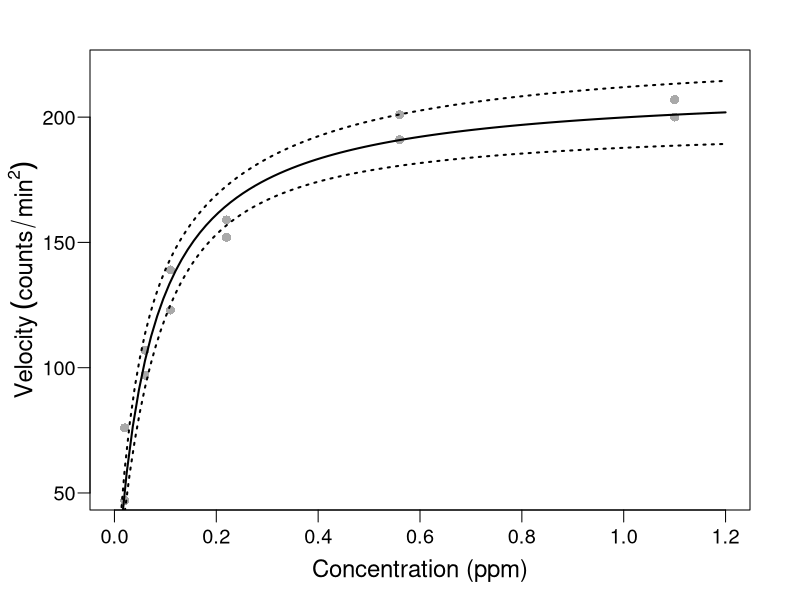
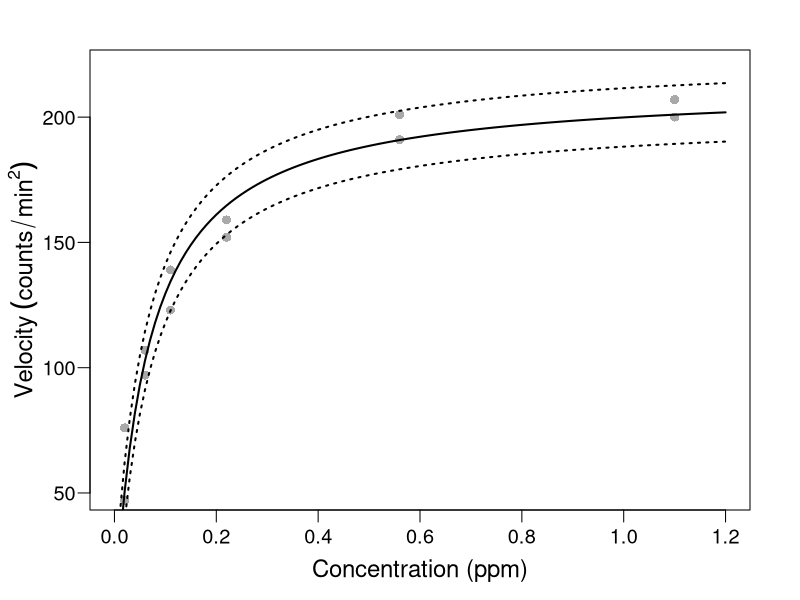
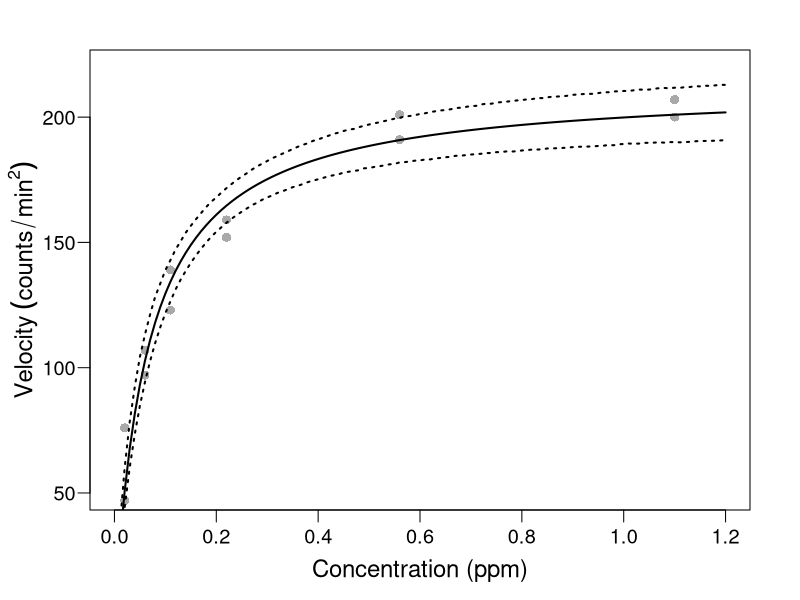
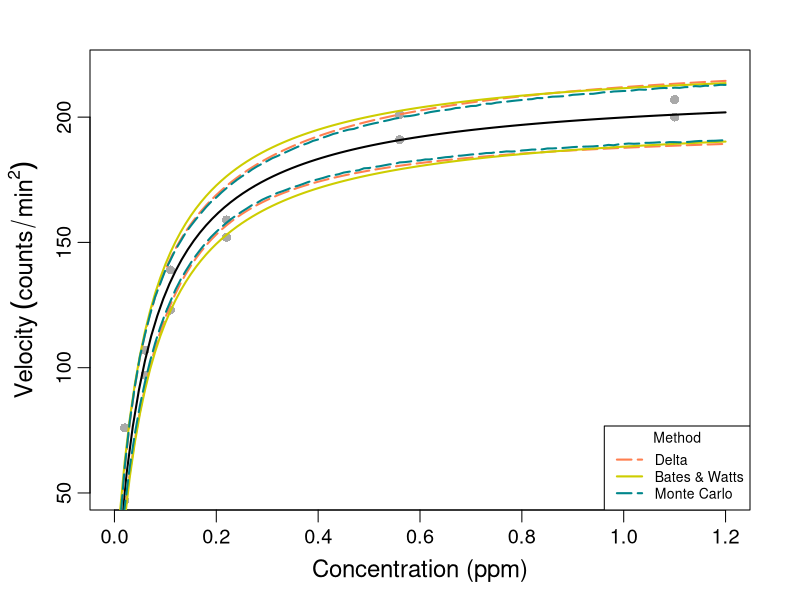

The R script that drew these images, in order:

# reading data.
data = read.csv("Puromycin.csv")


################################################################################
################ Least Squares Estimators ##############################
################################################################################

nonlinearmod = nls(Velocity ~ beta1*Conc/(beta2 + Conc), data = data, 
                   start = list(beta1=205, beta2=0.08),
                   trace = TRUE)
summary(nonlinearmod)


# Confidence intervals for the mean response.

# Delta method

#-------------------------------------------------------------------------------

fgh2 <- deriv(Velocity ~ beta1*Conc/(beta2 + Conc), c("beta1", "beta2"), 
              function(beta1, beta2, Conc){} ) 

x.new <- seq(0.01, 1.2, by=0.01)
beta2.est <- coef(nonlinearmod)
f.new <- fgh2(beta2.est[1],beta2.est[2], x.new)

g.new <- attr(f.new,"gradient")
V.beta2 <- vcov(nonlinearmod)
GS=rowSums((g.new%*%V.beta2)*g.new)

t <- qt(0.975,10)
deltaf <- sqrt(GS)*t

ci.lines<-function(){
  
  yv <- f.new
  ci<-deltaf
  uyv<-yv+ci
  lyv<-yv-ci
  lines(x.new,uyv, lty=3, lwd=2, col = "black")
  lines(x.new,lyv, lty=3, lwd=2, col = "black")
    }

par(mfrow=c(1,1),mai=c(0.9,0.9,0.5,0.5),mgp=c(2.0,0.6,0),cex=1.2)
plot(data$Conc,data$Velocity,pch=16,main="", cex.lab=1.2, 
     xlab = "Concentration (ppm)", 
     ylab= expression(Velocity ~ (counts/min^2)), xlim = c(0, 1.2),
     ylim = c(50,220), col = "darkgray", las = 1)
x <- seq(0,1.2,0.01)
curve(212.7*x/(0.06412+ x), add = TRUE, col = "black", lwd =2)
ci.lines()


# Bates & Watts Approach (1988, p. 59)
#-------------------------------------------------------------------------------

# Matrix containing regressors
X = matrix(cbind(rep(1,12),data$Conc),12,2)
X

# Vector containing response values
y <- matrix(data$Velocity)
y

# Gauss-Newton method
# The expectation function eta(theta) is approximated by
# eta(theta) = eta(theta^0) + V^0(theta-theta^0), as a result
# of first order Taylor series
# Residuals zeta(theta) are approximated by
# zeta(theta) = zeta^0 - V^0*delta, with delta = theta-theta^0.
# A Gauss increment delta^0 is calculates to minimize
# the approximate residual sum of squares ||zeta^0-V^0*delta||^2

puromycin = function(Conc,theta1,theta2){
  Vel = theta1*Conc/(theta2+Conc)
  return(as.matrix(Vel))
}

#  Initial theta = (205,0.08)^T
theta = matrix(c(205.0,0.08),2,1)
pred = round(puromycin(data$Conc,theta[1],theta[2]),2)
pred

# Creating a dataframe to reproduce Table 2.1 from 
# Bates & Watts (1988), p. 41
table = as.data.frame(cbind(rep(1:length(data$Conc)), X[,2], y, pred))
names(table) = c("Obs", "x", "y", "predicted_0")

# Calculating residuals and appending them to the 
# table dataframe 
table$residual_0 = table$y - table$predicted

# Derivative matrix
derivative = function(Conc,theta1,theta2){
  d1 = round(Conc/(theta2+Conc),4)
  d2 = round(-theta1*Conc/(theta2+Conc)^2,2)
  return(as.matrix(cbind(d1,d2)))
}

# Calculating derivative matrix  (V^0) for all observations 
# and initial theta
V_0 = derivative(data$Conc,theta[1],theta[2])
V_0

table$der_theta1_0 = V_0[,1]
table$der_theta2_0 = V_0[,2]

# Calculating residual sum of squares for initial iteration
rss0 = sum(table$residual_0^2)

# QR decomposition of the derivative matrix V^0, with  
# the result given in a compact form
QR =qr(V_0)
QR$qr

# Reconstructing Q and R matrices from a QR object.
# In this case we obtain Q1 and R1
Q1 = qr.Q(QR)
Q1
R1 = qr.R(QR)
R1

# Checking that V_0=Q1*R1
V_0_alt = Q1%*%R1
V_0_alt


# Defining a residual vector from the corresponding column
# in table dataframe
z_0 = matrix(table$residual)

# Calculating w1=Q1^T*z_0
w1 = t(Q1)%*%z_0

# We know that R1*delta_0=w1. Then delta_0=inverse(R1)*w1
delta_0 = round(solve(R1)%*%w1,3)
delta_0

#  Updating theta = (213.03,0.063)^T
theta1 = theta + delta_0
table$predicted_1 = round(puromycin(data$Conc,theta1[1],theta1[2]),2)

# Calculating new residuals 
table$residual_1 = table$y - table$predicted_1

# Calculating residual sum of squares for new iteration
rss1 = sum(table$residual_1^2)

# rss1 (1205) is smaller than rss (3155). So we move to theta1
# and perform another iteration.
# The process is repeated until there is  change in the 
# residual sum of squares.
# Convergence is reached at theta = (212.7,0.0641)
theta_opt = matrix(c(212.7,0.0641),2,1)

# Optimal predicted values
table$predicted_opt = round(puromycin(data$Conc,theta_opt[1],theta_opt[2]),2)

# Calculating derivative matrix  (V^0) for all observations 
# and optimal theta
V_0_opt = derivative(data$Conc,theta_opt[1],theta_opt[2])
V_0_opt

table$der_theta1_opt = V_0_opt[,1]
table$der_theta2_opt = V_0_opt[,2]

# Calculating optimal residuals 
table$residual_opt = table$y - table$predicted_opt

# Calculating residual sum of squares for initial iteration
rss_opt = sum(table$residual_opt^2)

# QR decomposition of the derivative matrix V^0, with  
# the result given in a compact form
QR_opt =qr(V_0_opt)
QR_opt$qr

# Reconstructing Q and R matrices from a QR object.
# In this case we obtain Q1 and R1
Q1_opt = qr.Q(QR_opt)
Q1_opt
R1_opt = qr.R(QR_opt)
R1_opt

# Bands for the expected responses at Conc=0.4
y0.4 = round(puromycin(0.4,theta_opt[1],theta_opt[2]),1)
y0.4

# Derivative vector
v = derivative(0.4,theta_opt[1],theta_opt[2])
v

# v^T*inverse(R1)
vTinvR = v%*%solve(R1_opt)
vTinvR

# Norm  of the vector vTinvR
norm1 = sum(vTinvR*vTinvR)^0.5
norm1

# Plotting bands for  expected response
s = sqrt(rss_opt/10)
EFE = qf(0.95,2,10)
P = 2

xnew <- seq(0,1.2,0.01) #range
ynew = theta_opt[1]*xnew/(theta_opt[2] + xnew) 
par(mfrow=c(1,1),mai=c(0.9,0.9,0.5,0.5),mgp=c(2.0,0.6,0), cex=1.2)
plot(data$Conc, data$Velocity, pch=16, col = "darkgray", las =1,
     xlab = "Concentration (ppm)",
     ylab = expression(Velocity ~ (counts/min^2)),
     xlim = c(0,1.2),
     ylim = c(50,220), cex.lab =1.2)
lines(xnew,ynew,lwd=2)
lines(xnew,ynew+s*norm1*sqrt(P*EFE),lwd=2,lty=3,col="black")
lines(xnew,ynew-s*norm1*sqrt(P*EFE),lwd=2,lty=3,col="black")


# Monte Carlo simulation
#-------------------------------------------------------------------------------

predictNLS_MC <- function(object, var.pred, newdata, level = 0.95, 
                          nsim = 10000, ...)
{
      require(MASS, quietly = TRUE)
      
      ## get right-hand side of formula
      RHS <- as.list(object$call$formula)[[3]]
      EXPR <- as.expression(RHS)
      
      ## coefficients
      COEF <- coef(object)
      
      ## get variance-covariance matrix
      VCOV <- vcov(object)
      
      ## augment variance-covariance matrix for 'mvrnorm' 
      ## by adding a column/row for 'error in x'
      NCOL <- ncol(VCOV)
      ADD1 <- c(rep(0, NCOL))
      ADD1 <- matrix(ADD1, ncol = 1)
      colnames(ADD1) <- var.pred
      VCOV <- cbind(VCOV, ADD1)
      ADD2 <- c(rep(0, NCOL + 1))
      ADD2 <- matrix(ADD2, nrow = 1)
      rownames(ADD2) <- var.pred
      VCOV <- rbind(VCOV, ADD2) 
      
      NR <- nrow(newdata)
      varPLACE <- ncol(VCOV)
      outMAT <- NULL  
      
      for (i in 1:NR) {
            
            ## get predictor values and optional errors
            predVAL <- newdata[i, 1.2]
            predERROR <- 0
            names(predVAL) <- var.pred
            names(predERROR) <- var.pred
            
            ## create mean vector for 'mvrnorm'
            MU <- c(COEF, predVAL)
            
            ## create variance-covariance matrix for 'mvrnorm'
            ## by putting error^2 in lower-right position of VCOV
            newVCOV <- VCOV
            newVCOV[varPLACE, varPLACE] <- predERROR^2
            
            ## create MC simulation matrix
            simMAT <- mvrnorm(n = nsim, mu = MU, Sigma = newVCOV, 
                              empirical = TRUE)
            
            ## evaluate expression on rows of simMAT
            EVAL <- eval(EXPR, envir = as.data.frame(simMAT))
            
            ## collect statistics
            PRED <- data.frame(predVAL)
            colnames(PRED) <- var.pred
            FITTED <- predict(object, newdata = data.frame(PRED))
            MEAN.sim <- mean(EVAL, na.rm = TRUE)
            SD.sim <- sd(EVAL, na.rm = TRUE)
            QUANT <- quantile(EVAL, c((1 - level)/2, level + (1 - level)/2),
                              na.rm=TRUE)
            RES <- c(FITTED, MEAN.sim, SD.sim, QUANT[1], QUANT[2])
            outMAT <- rbind(outMAT, RES)
      }
      
      colnames(outMAT) <- c("fit", "mean", "sd", names(QUANT[1]), 
                            names(QUANT[2]))
      rownames(outMAT) <- NULL
      
      return(outMAT)  
}

Ajustados <- predictNLS_MC(object=nonlinearmod, var.pred = "Conc", 
                           newdata = data.frame(x.new))
Ajustados <- as.data.frame(Ajustados)
plot(data$Conc, data$Velocity, pch=16, col = "darkgray", las =1, cex.lab=1.2,
     xlab = "Concentration (ppm)",
     ylab = expression(Velocity ~ (counts/min^2)),ylim=c(50,220), xlim = c(0,1.2) )
lines(seq(0.01,1.2,0.01),Ajustados$fit,lwd=2)
lines(seq(0.01,1.2,0.01),Ajustados$`2.5%`,lwd=2, lty=3)
lines(seq(0.01,1.2,0.01),Ajustados$`97.5%`,lwd=2, lty=3)


# Graphic representation of the intervals.

plot(data$Conc,data$Velocity,pch=16,main="", cex.lab=1.2, 
     xlab = "Concentration (ppm)", 
     ylab= expression(Velocity ~ (counts/min^2)), xlim = c(0, 1.2),
     ylim = c(50,220), col = "darkgray")
x <- seq(0,1.2,0.01)
curve(212.7*x/(0.06412+ x), add = TRUE, col = "black", lwd =2)
ci.lines<-function(){
  
  yv <- f.new
  ci<-deltaf
  uyv<-yv+ci
  lyv<-yv-ci
  lines(x.new,uyv, lty=5, lwd=2, col = "coral")
  lines(x.new,lyv, lty=5, lwd=2, col = "coral")
}
ci.lines()
lines(xnew,ynew+s*norm1*sqrt(P*EFE),lwd=2,lty=1, col = "yellow3" )
lines(xnew,ynew-s*norm1*sqrt(P*EFE),lwd=2,lty=1, col = "yellow3" )
lines(seq(0.01,1.2,0.01),Ajustados$`2.5%`,lwd=2, lty=5, col = "turquoise4")
lines(seq(0.01,1.2,0.01),Ajustados$`97.5%`,lwd=2, lty=5, col = "turquoise4")
legend(x = "bottomright", c("Delta", "Bates & Watts", "Monte Carlo"),
       lty =c(5,1,5), lwd = c(2,2,2), 
       col = c("coral", "yellow3", "turquoise4"), cex = 0.7,
       title = "Method")
